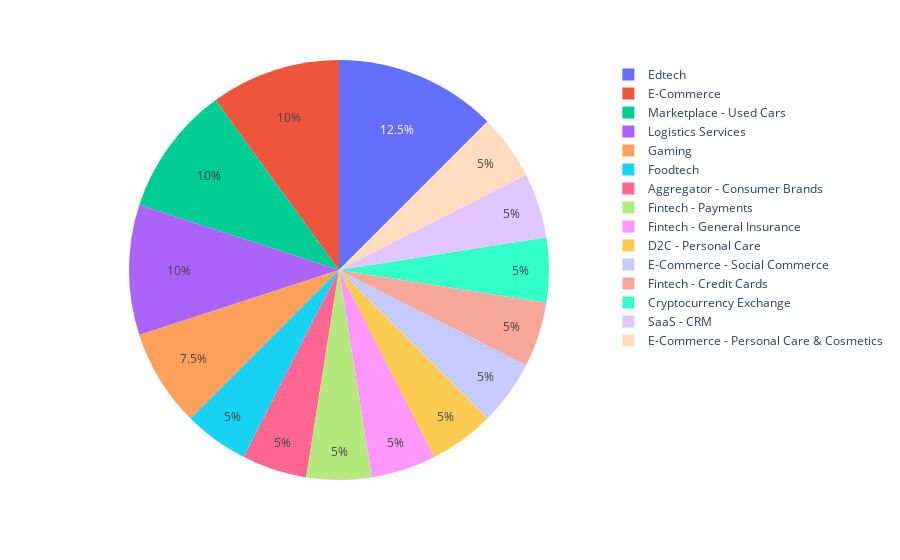

The notebook cell this image was saved under:
### Markdown cell above
UNIVARIATE ANALYSIS

### Code cell
#1. Distribution across sector

px.pie(names= df['Sector'].value_counts()[:15].index, values= df['Sector'].value_counts()[:15].values)

### Figure 1 — Plotly figure (JSON) as saved in the notebook; plotly's stock layout.template omitted (floating-point values rounded to 4 significant figures)
{"data": [{"domain": {"x": [0, 1], "y": [0, 1]}, "hovertemplate": "label=%{label}<br>value=%{value}<extra></extra>", "labels": ["Edtech", "E-Commerce", "Marketplace - Used Cars", "Logistics Services", "Gaming", "Foodtech", "Aggregator - Consumer Brands", "Fintech - Payments", "Fintech - General Insurance", "D2C - Personal Care", "E-Commerce - Social Commerce", "Fintech - Credit Cards", "Cryptocurrency Exchange", "SaaS - CRM", "E-Commerce - Personal Care & Cosmetics"], "legendgroup": "", "name": "", "showlegend": true, "type": "pie", "values": [5, 4, 4, 4, 3, 2, 2, 2, 2, 2, 2, 2, 2, 2, 2]}], "layout": {"legend": {"tracegroupgap": 0}, "margin": {"t": 60}}}
